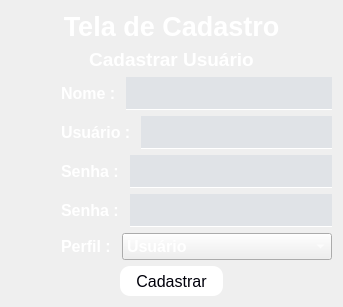
      <widget class="QWidget" name="pg_cadastro">
       <layout class="QVBoxLayout" name="verticalLayout_8">
        <item>
         <widget class="QLabel" name="label_14">
          <property name="font">
           <font>
            <pointsize>20</pointsize>
           </font>
          </property>
          <property name="text">
           <string>&lt;html&gt;&lt;head/&gt;&lt;body&gt;&lt;p align=&quot;center&quot;&gt;&lt;span style=&quot; font-weight:600; color:#ffffff;&quot;&gt;Tela de Cadastro&lt;/span&gt;&lt;/p&gt;&lt;/body&gt;&lt;/html&gt;</string>
          </property>
          <property name="alignment">
           <set>Qt::AlignCenter</set>
          </property>
         </widget>
        </item>
        <item>
         <widget class="QLabel" name="label_6">
          <property name="font">
           <font>
            <pointsize>10</pointsize>
           </font>
          </property>
          <property name="text">
           <string>&lt;html&gt;&lt;head/&gt;&lt;body&gt;&lt;p align=&quot;center&quot;&gt;&lt;img src=&quot;_imgs/user.png&quot;/&gt;&lt;/p&gt;&lt;p align=&quot;center&quot;&gt;&lt;span style=&quot; font-size:14pt; font-weight:600; color:#ffffff;&quot;&gt;Cadastrar Usuário&lt;/span&gt;&lt;/p&gt;&lt;/body&gt;&lt;/html&gt;</string>
          </property>
          <property name="alignment">
           <set>Qt::AlignCenter</set>
          </property>
         </widget>
        </item>
        <item>
         <layout class="QHBoxLayout" name="horizontalLayout_6">
          <property name="leftMargin">
           <number>50</number>
          </property>
          <item>
           <widget class="QLabel" name="label_7">
            <property name="text">
             <string>&lt;html&gt;&lt;head/&gt;&lt;body&gt;&lt;p&gt;&lt;span style=&quot; font-size:12pt; font-weight:600; color:#ffffff;&quot;&gt;Nome :    &lt;/span&gt;&lt;/p&gt;&lt;/body&gt;&lt;/html&gt;</string>
            </property>
           </widget>
          </item>
          <item>
           <widget class="QLineEdit" name="txt_nome">
            <property name="styleSheet">
             <string notr="true">color: rgba(211,239,251,1);
border-bottom: 1px solid white;
border-radius: none;
background-color: rgba(85,115,155,0.1);
font-family: Trebuchet MS;
font-size: 21px;</string>
            </property>
           </widget>
          </item>
         </layout>
        </item>
        <item>
         <layout class="QHBoxLayout" name="horizontalLayout_7">
          <property name="leftMargin">
           <number>50</number>
          </property>
          <item>
           <widget class="QLabel" name="label_8">
            <property name="text">
             <string>&lt;html&gt;&lt;head/&gt;&lt;body&gt;&lt;p&gt;&lt;span style=&quot; font-size:12pt; font-weight:600; color:#ffffff;&quot;&gt;Usuário : &lt;/span&gt;&lt;/p&gt;&lt;/body&gt;&lt;/html&gt;</string>
            </property>
           </widget>
          </item>
          <item>
           <widget class="QLineEdit" name="txt_usuario">
            <property name="styleSheet">
             <string notr="true">color: rgba(211,239,251,1);
border-bottom: 1px solid white;
border-radius: none;
background-color: rgba(85,115,155,0.1);
font-family: Trebuchet MS;
font-size: 21px;</string>
            </property>
           </widget>
          </item>
         </layout>
        </item>
        <item>
         <layout class="QHBoxLayout" name="horizontalLayout_8">
          <property name="leftMargin">
           <number>50</number>
          </property>
          <item>
           <widget class="QLabel" name="label_9">
            <property name="text">
             <string>&lt;html&gt;&lt;head/&gt;&lt;body&gt;&lt;p&gt;&lt;span style=&quot; font-size:12pt; font-weight:600; color:#ffffff;&quot;&gt;Senha :   &lt;/span&gt;&lt;/p&gt;&lt;/body&gt;&lt;/html&gt;</string>
            </property>
           </widget>
          </item>
          <item>
           <widget class="QLineEdit" name="txt_senha">
            <property name="styleSheet">
             <string notr="true">color: rgba(211,239,251,1);
border-bottom: 1px solid white;
border-radius: none;
background-color: rgba(85,115,155,0.1);
font-family: Trebuchet MS;
font-size: 21px;</string>
            </property>
            <property name="echoMode">
             <enum>QLineEdit::Password</enum>
            </property>
           </widget>
          </item>
         </layout>
        </item>
        <item>
         <layout class="QHBoxLayout" name="horizontalLayout_9">
          <property name="leftMargin">
           <number>50</number>
          </property>
          <item>
           <widget class="QLabel" name="label_10">
            <property name="text">
             <string>&lt;html&gt;&lt;head/&gt;&lt;body&gt;&lt;p&gt;&lt;span style=&quot; font-size:12pt; font-weight:600; color:#ffffff;&quot;&gt;Senha :   &lt;/span&gt;&lt;/p&gt;&lt;/body&gt;&lt;/html&gt;</string>
            </property>
           </widget>
          </item>
          <item>
           <widget class="QLineEdit" name="txt_senha_2">
            <property name="styleSheet">
             <string notr="true">color: rgba(211,239,251,1);
border-bottom: 1px solid white;
border-radius: none;
background-color: rgba(85,115,155,0.1);
font-family: Trebuchet MS;
font-size: 21px;</string>
            </property>
            <property name="echoMode">
             <enum>QLineEdit::Password</enum>
            </property>
           </widget>
          </item>
         </layout>
        </item>
        <item>
         <layout class="QHBoxLayout" name="horizontalLayout_10">
          <property name="leftMargin">
           <number>50</number>
          </property>
          <item>
           <widget class="QLabel" name="label_11">
            <property name="text">
             <string>&lt;html&gt;&lt;head/&gt;&lt;body&gt;&lt;p&gt;&lt;span style=&quot; font-size:12pt; font-weight:600; color:#ffffff;&quot;&gt;Perfil :     &lt;/span&gt;&lt;/p&gt;&lt;/body&gt;&lt;/html&gt;</string>
            </property>
           </widget>
          </item>
          <item>
           <widget class="QComboBox" name="cb_perfil">
            <property name="sizePolicy">
             <sizepolicy hsizetype="Expanding" vsizetype="Fixed">
              <horstretch>0</horstretch>
              <verstretch>0</verstretch>
             </sizepolicy>
            </property>
            <property name="font">
             <font>
              <pointsize>12</pointsize>
              <weight>75</weight>
              <bold>true</bold>
             </font>
            </property>
            <property name="styleSheet">
             <string notr="true">color: rgb(255,255,255);
</string>
            </property>
            <item>
             <property name="text">
              <string>Usuário</string>
             </property>
            </item>
            <item>
             <property name="text">
              <string>Administrador</string>
             </property>
            </item>
           </widget>
          </item>
         </layout>
        </item>
        <item>
         <layout class="QHBoxLayout" name="horizontalLayout_11">
          <item>
           <widget class="QLabel" name="label_12">
            <property name="text">
             <string/>
            </property>
           </widget>
          </item>
          <item>
           <widget class="QPushButton" name="btn_cadastrar">
            <property name="minimumSize">
             <size>
              <width>0</width>
              <height>30</height>
             </size>
            </property>
            <property name="cursor">
             <cursorShape>PointingHandCursor</cursorShape>
            </property>
            <property name="styleSheet">
             <string notr="true">QPushButton{
	color: rgb(0,0,10);
	border-radius: 10px;
	font-size: 16px;
	background-color: #fff
}
QPushButton:hover{
	background-color: rgb(170,255,255);
	color: black
}</string>
            </property>
            <property name="text">
             <string>Cadastrar</string>
            </property>
           </widget>
          </item>
          <item>
           <widget class="QLabel" name="label_13">
            <property name="text">
             <string/>
            </property>
           </widget>
          </item>
         </layout>
        </item>
       </layout>
      </widget>
